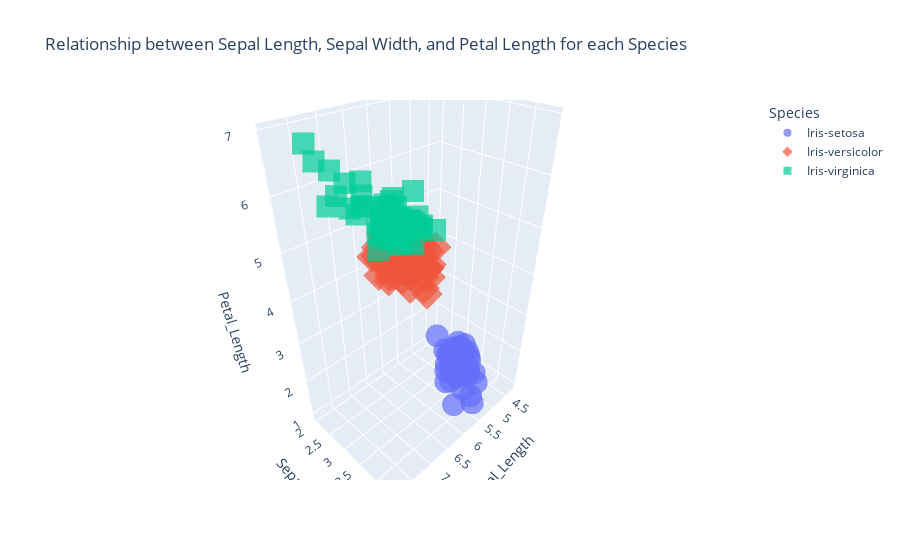

This figure's notebook cell:
### Markdown cell above
4.3 How are sepal length, sepal width, and petal length related in the iris dataset for each
species using a 3D scatter plot?

### Code cell
px.scatter_3d(iris_data, x='Sepal_Length', y='Sepal_Width', z='Petal_Length', color='Species',
                    symbol='Species', opacity=0.7, size_max=10,
                    title='Relationship between Sepal Length, Sepal Width, and Petal Length for each Species')

### Figure 1 — Plotly figure (JSON) as saved in the notebook; plotly's stock layout.template omitted (floating-point values rounded to 4 significant figures)
{"data": [{"hovertemplate": "Species=Iris-setosa<br>Sepal_Length=%{x}<br>Sepal_Width=%{y}<br>Petal_Length=%{z}<extra></extra>", "legendgroup": "Iris-setosa", "marker": {"color": "#636efa", "opacity": 0.7, "symbol": "circle"}, "mode": "markers", "name": "Iris-setosa", "scene": "scene", "showlegend": true, "type": "scatter3d", "x": [5.1, 4.9, 4.7, 4.6, 5, 5.4, 4.6, 5, 4.4, 4.9, 5.4, 4.8, 4.8, 4.3, 5.8, 5.7, 5.4, 5.1, 5.7, 5.1, 5.4, 5.1, 4.6, 5.1, 4.8, 5, 5, 5.2, 5.2, 4.7, 4.8, 5.4, 5.2, 5.5, 4.9, 5, 5.5, 4.9, 4.4, 5.1, 5, 4.5, 4.4, 5, 5.1, 4.8, 5.1, 4.6, 5.3, 5], "y": [3.5, 3, 3.2, 3.1, 3.6, 3.9, 3.4, 3.4, 2.9, 3.1, 3.7, 3.4, 3, 3, 4, 4.4, 3.9, 3.5, 3.8, 3.8, 3.4, 3.7, 3.6, 3.3, 3.4, 3, 3.4, 3.5, 3.4, 3.2, 3.1, 3.4, 4.1, 4.2, 3.1, 3.2, 3.5, 3.1, 3, 3.4, 3.5, 2.3, 3.2, 3.5, 3.8, 3, 3.8, 3.2, 3.7, 3.3], "z": [1.4, 1.4, 1.3, 1.5, 1.4, 1.7, 1.4, 1.5, 1.4, 1.5, 1.5, 1.6, 1.4, 1.1, 1.2, 1.5, 1.3, 1.4, 1.7, 1.5, 1.7, 1.5, 1, 1.7, 1.9, 1.6, 1.6, 1.5, 1.4, 1.6, 1.6, 1.5, 1.5, 1.4, 1.5, 1.2, 1.3, 1.5, 1.3, 1.5, 1.3, 1.3, 1.3, 1.6, 1.9, 1.4, 1.6, 1.4, 1.5, 1.4]}, {"hovertemplate": "Species=Iris-versicolor<br>Sepal_Length=%{x}<br>Sepal_Width=%{y}<br>Petal_Length=%{z}<extra></extra>", "legendgroup": "Iris-versicolor", "marker": {"color": "#EF553B", "opacity": 0.7, "symbol": "diamond"}, "mode": "markers", "name": "Iris-versicolor", "scene": "scene", "showlegend": true, "type": "scatter3d", "x": [7, 6.4, 6.9, 5.5, 6.5, 5.7, 6.3, 4.9, 6.6, 5.2, 5, 5.9, 6, 6.1, 5.6, 6.7, 5.6, 5.8, 6.2, 5.6, 5.9, 6.1, 6.3, 6.1, 6.4, 6.6, 6.8, 6.7, 6, 5.7, 5.5, 5.5, 5.8, 6, 5.4, 6, 6.7, 6.3, 5.6, 5.5, 5.5, 6.1, 5.8, 5, 5.6, 5.7, 5.7, 6.2, 5.1, 5.7], "y": [3.2, 3.2, 3.1, 2.3, 2.8, 2.8, 3.3, 2.4, 2.9, 2.7, 2, 3, 2.2, 2.9, 2.9, 3.1, 3, 2.7, 2.2, 2.5, 3.2, 2.8, 2.5, 2.8, 2.9, 3, 2.8, 3, 2.9, 2.6, 2.4, 2.4, 2.7, 2.7, 3, 3.4, 3.1, 2.3, 3, 2.5, 2.6, 3, 2.6, 2.3, 2.7, 3, 2.9, 2.9, 2.5, 2.8], "z": [4.7, 4.5, 4.9, 4, 4.6, 4.5, 4.7, 3.3, 4.6, 3.9, 3.5, 4.2, 4, 4.7, 3.6, 4.4, 4.5, 4.1, 4.5, 3.9, 4.8, 4, 4.9, 4.7, 4.3, 4.4, 4.8, 5, 4.5, 3.5, 3.8, 3.7, 3.9, 5.1, 4.5, 4.5, 4.7, 4.4, 4.1, 4, 4.4, 4.6, 4, 3.3, 4.2, 4.2, 4.2, 4.3, 3, 4.1]}, {"hovertemplate": "Species=Iris-virginica<br>Sepal_Length=%{x}<br>Sepal_Width=%{y}<br>Petal_Length=%{z}<extra></extra>", "legendgroup": "Iris-virginica", "marker": {"color": "#00cc96", "opacity": 0.7, "symbol": "square"}, "mode": "markers", "name": "Iris-virginica", "scene": "scene", "showlegend": true, "type": "scatter3d", "x": [6.3, 5.8, 7.1, 6.3, 6.5, 7.6, 4.9, 7.3, 6.7, 7.2, 6.5, 6.4, 6.8, 5.7, 5.8, 6.4, 6.5, 7.7, 7.7, 6, 6.9, 5.6, 7.7, 6.3, 6.7, 7.2, 6.2, 6.1, 6.4, 7.2, 7.4, 7.9, 6.4, 6.3, 6.1, 7.7, 6.3, 6.4, 6, 6.9, 6.7, 6.9, 5.8, 6.8, 6.7, 6.7, 6.3, 6.5, 6.2, 5.9], "y": [3.3, 2.7, 3, 2.9, 3, 3, 2.5, 2.9, 2.5, 3.6, 3.2, 2.7, 3, 2.5, 2.8, 3.2, 3, 3.8, 2.6, 2.2, 3.2, 2.8, 2.8, 2.7, 3.3, 3.2, 2.8, 3, 2.8, 3, 2.8, 3.8, 2.8, 2.8, 2.6, 3, 3.4, 3.1, 3, 3.1, 3.1, 3.1, 2.7, 3.2, 3.3, 3, 2.5, 3, 3.4, 3], "z": [6, 5.1, 5.9, 5.6, 5.8, 6.6, 4.5, 6.3, 5.8, 6.1, 5.1, 5.3, 5.5, 5, 5.1, 5.3, 5.5, 6.7, 6.9, 5, 5.7, 4.9, 6.7, 4.9, 5.7, 6, 4.8, 4.9, 5.6, 5.8, 6.1, 6.4, 5.6, 5.1, 5.6, 6.1, 5.6, 5.5, 4.8, 5.4, 5.6, 5.1, 5.1, 5.9, 5.7, 5.2, 5, 5.2, 5.4, 5.1]}], "layout": {"legend": {"title": {"text": "Species"}, "tracegroupgap": 0}, "scene": {"domain": {"x": [0, 1], "y": [0, 1]}, "xaxis": {"title": {"text": "Sepal_Length"}}, "yaxis": {"title": {"text": "Sepal_Width"}}, "zaxis": {"title": {"text": "Petal_Length"}}}, "title": {"text": "Relationship between Sepal Length, Sepal Width, and Petal Length for each Species"}}}
